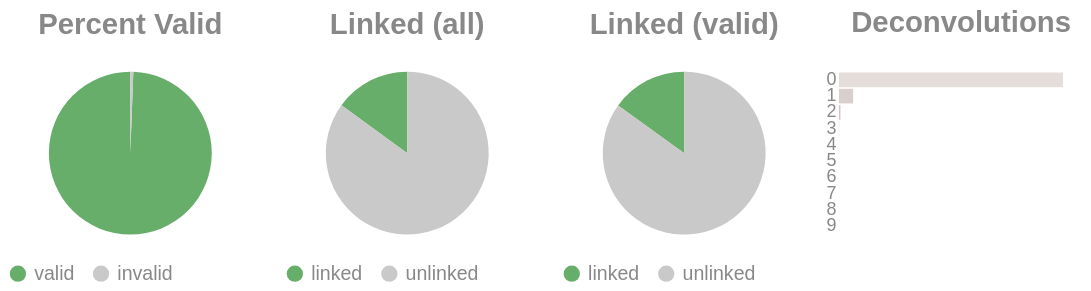

Notebook code for this chart:
### Code cell
if SKIPLR:
    pass
else:
    clash = Counter()
    for i in valids['molecule'].to_list():
        _mol = i.split("-")
        if len(_mol) == 1:
            clash.update('0')
        else:
            clash.update(_mol[-1])

    _d = {"deconvolutions": [], 'count': []}
    for k,v in clash.items():
        _d['deconvolutions'].append(k)
        _d['count'].append(v)

    tot_valid = valids['reads'].sum()
    mask = valids['reads'] >= 2
    n_linked_reads = valids.filter(mask)['reads'].sum()
    if n_linked_reads == 0:
        print_html("No linked molecules (>=2 reads) were detected; skipping linked-only distributions.")
        SKIPLR = True
    else:
        perc_valid = round(tot_valid / n_reads, 4)
        linked_perc_abs = round(n_linked_reads / n_reads, 4)
        linked_perc = round(n_linked_reads / tot_valid, 4)

    _valid = pl.DataFrame({"valids": ['valid', 'invalid'], "count": [tot_valid, n_reads - tot_valid]})
    _linked_abs = pl.DataFrame({"linked (absolute)": ['linked', 'unlinked'], "count": [n_linked_reads, n_reads - n_linked_reads]})
    _linked_rel = pl.DataFrame({"linked (valids)": ['linked', 'unlinked'], "count": [n_linked_reads, tot_valid - n_linked_reads]})

    (
        alt.hconcat(
            piechart(_valid, goodval = 'valid', title = "Percent Valid"),
            piechart(_linked_abs, goodval = "linked", title =  "Linked (all)"),
            piechart(_linked_rel, goodval = "linked", title =  "Linked (valid)"),
            convolutionbar(pl.DataFrame(_d), title = "Deconvolutions"),
            center = True,
            bounds = 'flush'
        )
        .resolve_scale(color='independent')
        .resolve_legend('independent')
        .properties(usermeta={'embedOptions': {"actions": False}})
    ).display()

### Figure 1 — Vega-Lite specification as saved in the notebook (floating-point values rounded to 4 significant figures)
{"width": "container", "height": 400, "config": {"title": {"anchor": "start", "dy": -15, "fontSize": 18, "color": "#888888", "subtitleColor": "#888888", "subtitleFontSize": 14}, "arc": {"fill": "#0072B2"}, "axis": {"domainColor": "#888888", "domainWidth": 0.5, "gridWidth": 0.2, "grid": false, "titleFontWeight": 400, "titleFontSize": 15, "labelFontSize": 11, "labelColor": "#888888", "tickColor": "#888888", "tickWidth": 0.2, "titleColor": "#888888"}, "axisBand": {"grid": false}, "axisX": {"grid": true, "tickSize": 10, "domainCap": "round"}, "axisY": {"domain": false, "grid": true, "tickSize": 0, "domainCap": "round"}, "background": "transparent", "header": {"labelFontSize": 15, "labelColor": "#888888", "titleFontSize": 15, "titleFontWeight": 600, "titleColor": "#888888"}, "legend": {"labelFont": "sans-serif", "labelFontSize": 12, "labelColor": "#888888", "symbolSize": 100, "symbolType": "circle", "titleFontSize": 12, "titlePadding": 10, "titleColor": "#888888", "title": null}, "range": {"category": ["#E69F00", "#56B4E9", "#009E73", "#F0E442", "#0072B2", "#D55E00", "#CC79A7", "#000000"], "diverging": ["#cfe8f3", "#a2d4ec", "#73bfe2", "#46abdb", "#1696d2", "#12719e"]}, "area": {"fill": "#0072B2", "fillOpacity": 0.7, "line": true, "strokeOpacity": 0.7}, "line": {"color": "#0072B2", "stroke": "#0072B2", "strokeWidth": 2}, "trail": {"color": "#0072B2", "stroke": "#0072B2", "strokeWidth": 0, "size": 1}, "point": {"filled": true, "fillOpacity": 1.0, "size": 95}, "text": {"color": "#888888", "fontSize": 11, "align": "right", "fontWeight": 400, "size": 11}, "bar": {"fill": "#0072B2", "stroke": null}, "view": {"stroke": null, "continuousWidth": 660, "continuousHeight": 400}}, "hconcat": [{"data": {"name": "data-73b5aff2c79b2afa1f821c3e7a8a26c8"}, "mark": {"type": "arc"}, "encoding": {"color": {"field": "valids", "legend": {"orient": "bottom", "title": null}, "scale": {"domain": ["valid", "invalid"], "range": ["#68ae6b", "#C9C9C9"]}, "title": "Valids", "type": "nominal"}, "theta": {"field": "count", "type": "quantitative"}, "tooltip": [{"field": "valids", "title": "Valids", "type": "ordinal"}, {"field": "percent", "format": ".2%", "title": "Percent", "type": "quantitative"}, {"field": "count", "title": "Count", "type": "quantitative"}]}, "height": 100, "title": {"text": "Percent Valid", "align": "center", "anchor": "middle"}, "transform": [{"calculate": "datum.count / 10768270", "as": "percent"}], "width": 150}, {"data": {"name": "data-bf995bfef6c7c78ad140216826083a60"}, "mark": {"type": "arc"}, "encoding": {"color": {"field": "linked (absolute)", "legend": {"orient": "bottom", "title": null}, "scale": {"domain": ["linked", "unlinked"], "range": ["#68ae6b", "#C9C9C9"]}, "title": "Linked (Absolute)", "type": "nominal"}, "theta": {"field": "count", "type": "quantitative"}, "tooltip": [{"field": "linked (absolute)", "title": "Linked (Absolute)", "type": "ordinal"}, {"field": "percent", "format": ".2%", "title": "Percent", "type": "quantitative"}, {"field": "count", "title": "Count", "type": "quantitative"}]}, "height": 100, "title": {"text": "Linked (all)", "align": "center", "anchor": "middle"}, "transform": [{"calculate": "datum.count / 10768270", "as": "percent"}], "width": 150}, {"data": {"name": "data-48a35453acc98c4f51c19c17aa63149f"}, "mark": {"type": "arc"}, "encoding": {"color": {"field": "linked (valids)", "legend": {"orient": "bottom", "title": null}, "scale": {"domain": ["linked", "unlinked"], "range": ["#68ae6b", "#C9C9C9"]}, "title": "Linked (Valids)", "type": "nominal"}, "theta": {"field": "count", "type": "quantitative"}, "tooltip": [{"field": "linked (valids)", "title": "Linked (Valids)", "type": "ordinal"}, {"field": "percent", "format": ".2%", "title": "Percent", "type": "quantitative"}, {"field": "count", "title": "Count", "type": "quantitative"}]}, "height": 100, "title": {"text": "Linked (valid)", "align": "center", "anchor": "middle"}, "transform": [{"calculate": "datum.count / 10704933", "as": "percent"}], "width": 150}, {"data": {"name": "data-74bd9419989b49eb74e4b55f00b741b6"}, "mark": {"type": "bar"}, "encoding": {"color": {"field": "deconvolutions", "legend": null, "scale": {"scheme": "lightgreyred"}, "type": "nominal"}, "tooltip": [{"field": "deconvolutions", "title": "Deconvolutions", "type": "ordinal"}, {"field": "percent", "format": ".2%", "title": "Percent", "type": "quantitative"}, {"field": "count", "title": "Count", "type": "quantitative"}], "x": {"axis": null, "field": "count", "type": "quantitative"}, "y": {"field": "deconvolutions", "sort": "ascending", "title": null, "type": "nominal"}}, "height": 100, "title": {"text": "Deconvolutions", "align": "center", "anchor": "middle"}, "transform": [{"calculate": "datum.count / 9818233", "as": "percent"}], "width": 150}], "bounds": "flush", "center": true, "resolve": {"legend": {"angle": "independent"}, "scale": {"color": "independent"}}, "usermeta": {"embedOptions": {"actions": false}}, "$schema": "https://vega.github.io/schema/vega-lite/v6.1.0.json", "datasets": {"data-73b5aff2c79b2afa1f821c3e7a8a26c8": [{"valids": "valid", "count": 10704933}, {"valids": "invalid", "count": 63337}], "data-bf995bfef6c7c78ad140216826083a60": [{"linked (absolute)": "linked", "count": 1612171}, {"linked (absolute)": "unlinked", "count": 9156099}], "data-48a35453acc98c4f51c19c17aa63149f": [{"linked (valids)": "linked", "count": 1612171}, {"linked (valids)": "unlinked", "count": 9092762}], "data-74bd9419989b49eb74e4b55f00b741b6": [{"deconvolutions": "0", "count": 9166412}, {"deconvolutions": "1", "count": 581873}, {"deconvolutions": "2", "count": 60633}, {"deconvolutions": "3", "count": 7903}, {"deconvolutions": "4", "count": 1170}, {"deconvolutions": "5", "count": 181}, {"deconvolutions": "6", "count": 41}, {"deconvolutions": "7", "count": 12}, {"deconvolutions": "8", "count": 6}, {"deconvolutions": "9", "count": 2}]}}
